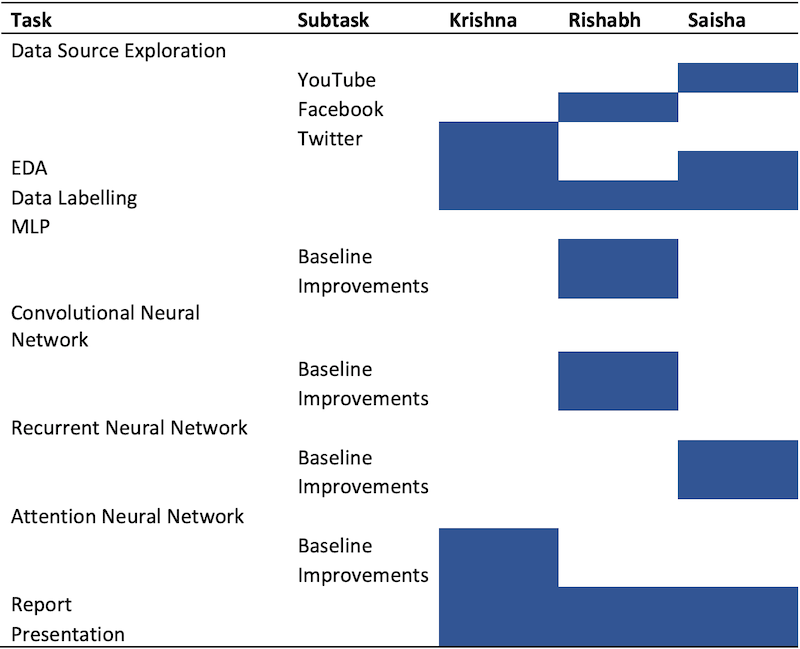
#> input picture data/other/contributions_gantt.png, 800 x 649 px, given in place of other, which was not available
$ python resize.py
#> lines starting #> are read from the running program, lines starting #| are printed output that depends on the picture
import PIL
import os
from PIL import Image

f = r'data/'

for file in os.listdir(f):
    if file.startswith('.'): continue
    f_img = f+"/"+file
    img = Image.open(f_img)
#> img is the input picture: PIL image 800x649 RGBA; mean R, G, B, A 216.4, 221.7, 231.2, 255
    img = img.resize((256,144))
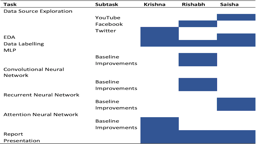
#> img: PIL image 256x144 RGBA; mean R, G, B, A 215.9, 221.2, 230.8, 255
    img.save(f_img)
#> pass 2 of the loop `for file in os.listdir(f):`:
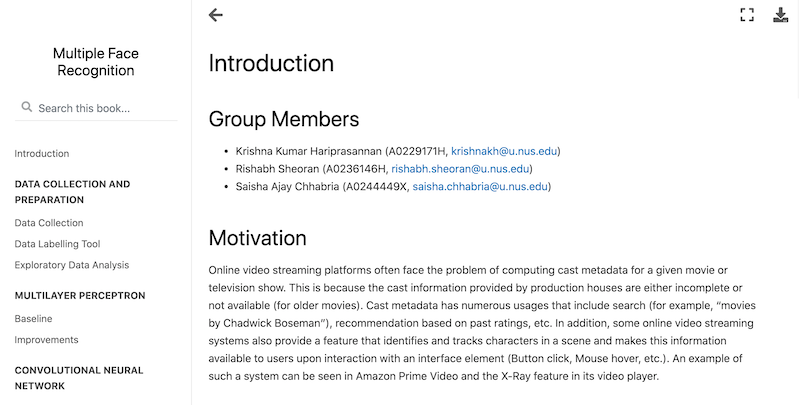
#> input picture data/other/report_ss.png, 800 x 405 px, given in place of raw_images, which was not available
#> img is the input picture: PIL image 800x405 RGBA; mean R, G, B, A 245.2, 245.4, 245.6, 255
#> `img = img.resize((256,144))`:
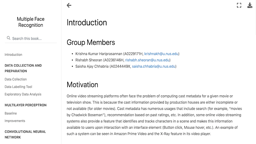
#> img: PIL image 256x144 RGBA; mean R, G, B, A 245, 245.2, 245.4, 255
